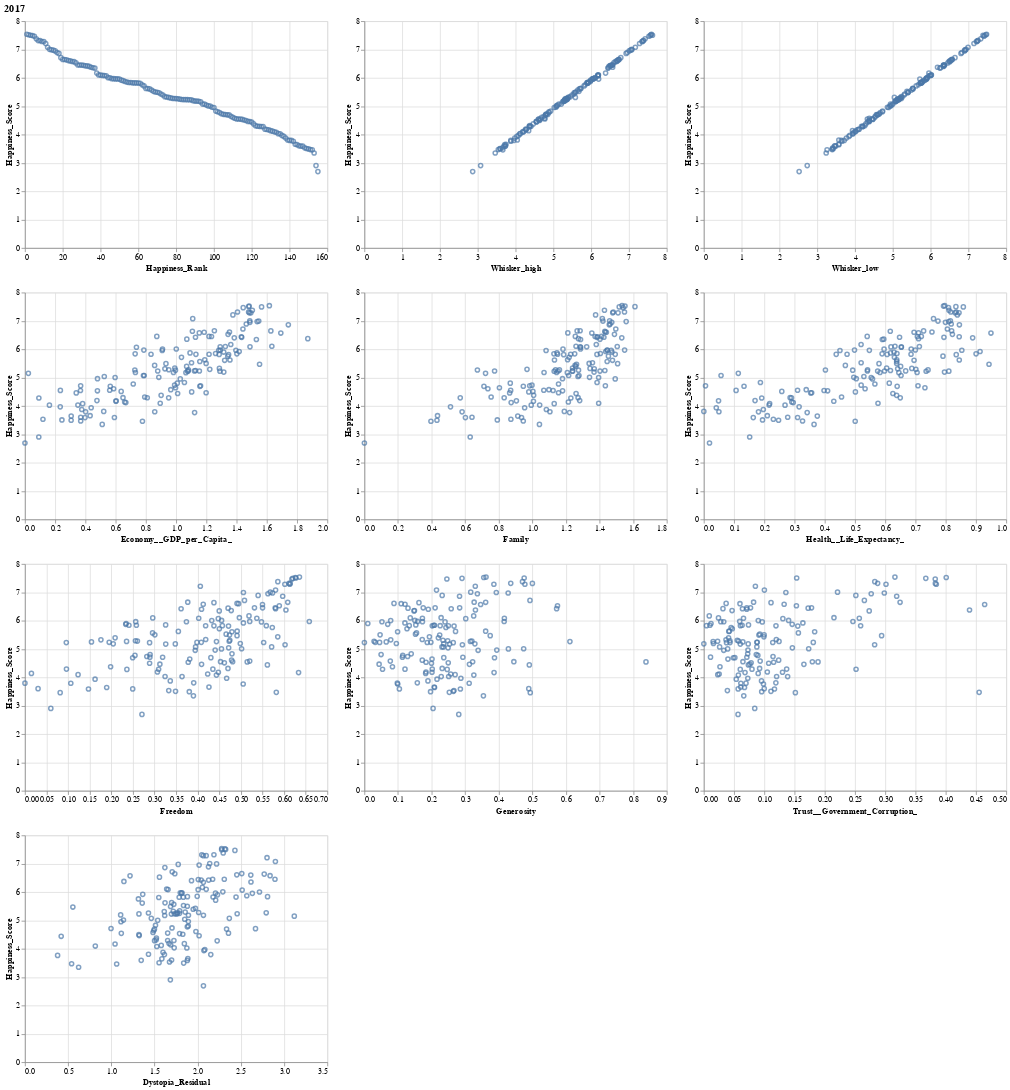

Here is the notebook cell this chart was saved with:
### Code cell
df_2017.columns = df_2017.columns.str.replace('.', '_')
p, ps = plotOneYear(df_2017, 'Happiness_Score', title='2017')
p

### Figure 1 — Vega-Lite specification as saved in the notebook (floating-point values rounded to 4 significant figures; data arrays with more than 128 entries replaced by an {"elided": "..."} marker saying what was removed)
{"config": {"view": {"continuousWidth": 400, "continuousHeight": 300}}, "vconcat": [{"hconcat": [{"mark": "point", "encoding": {"x": {"field": "Happiness_Rank", "type": "quantitative"}, "y": {"field": "Happiness_Score", "type": "quantitative"}}}, {"mark": "point", "encoding": {"x": {"field": "Whisker_high", "type": "quantitative"}, "y": {"field": "Happiness_Score", "type": "quantitative"}}}, {"mark": "point", "encoding": {"x": {"field": "Whisker_low", "type": "quantitative"}, "y": {"field": "Happiness_Score", "type": "quantitative"}}}]}, {"hconcat": [{"mark": "point", "encoding": {"x": {"field": "Economy__GDP_per_Capita_", "type": "quantitative"}, "y": {"field": "Happiness_Score", "type": "quantitative"}}}, {"mark": "point", "encoding": {"x": {"field": "Family", "type": "quantitative"}, "y": {"field": "Happiness_Score", "type": "quantitative"}}}, {"mark": "point", "encoding": {"x": {"field": "Health__Life_Expectancy_", "type": "quantitative"}, "y": {"field": "Happiness_Score", "type": "quantitative"}}}]}, {"hconcat": [{"mark": "point", "encoding": {"x": {"field": "Freedom", "type": "quantitative"}, "y": {"field": "Happiness_Score", "type": "quantitative"}}}, {"mark": "point", "encoding": {"x": {"field": "Generosity", "type": "quantitative"}, "y": {"field": "Happiness_Score", "type": "quantitative"}}}, {"mark": "point", "encoding": {"x": {"field": "Trust__Government_Corruption_", "type": "quantitative"}, "y": {"field": "Happiness_Score", "type": "quantitative"}}}]}, {"mark": "point", "encoding": {"x": {"field": "Dystopia_Residual", "type": "quantitative"}, "y": {"field": "Happiness_Score", "type": "quantitative"}}}], "data": {"name": "data-3f10e8575cb1813580887e4f1bc3f348"}, "title": "2017", "$schema": "https://vega.github.io/schema/vega-lite/v4.17.0.json", "datasets": {"data-3f10e8575cb1813580887e4f1bc3f348": {"elided": "155 records"}}}
